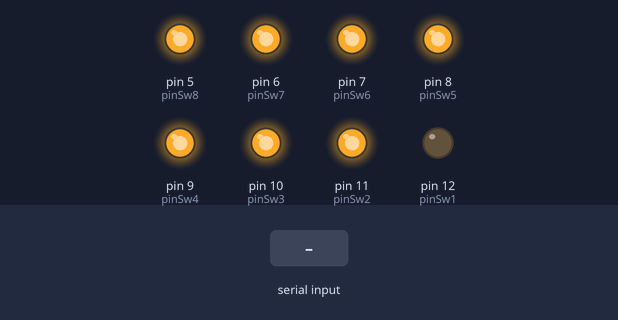
A sketch run on a simulated Arduino Uno, built with avr-gcc and run on an emulated ATmega328P. On the bench: output pins drawn as LEDs (lit = HIGH). The test bench sets the inputs (shaded band).

Above: at 1.2 s.
1.3 s: "2" received over Serial
At 2.5 s:
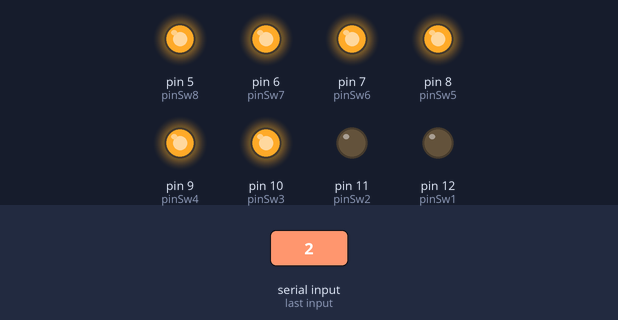
2.8 s: byte 97 ('a') received over Serial
At 3.7 s:
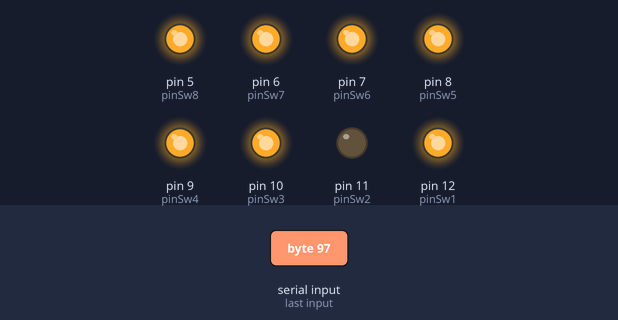
4.3 s: byte 98 ('b') received over Serial
At 4.8 s:
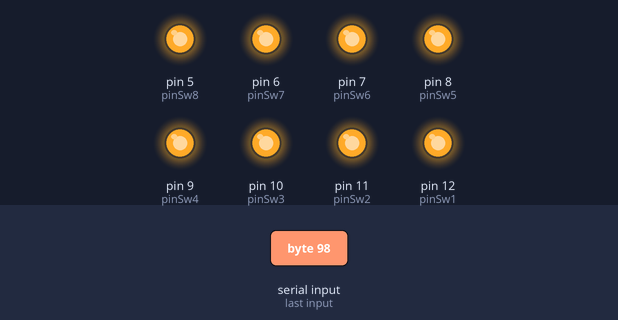
5.8 s: byte 51 ('3') received over Serial
At 7.0 s:
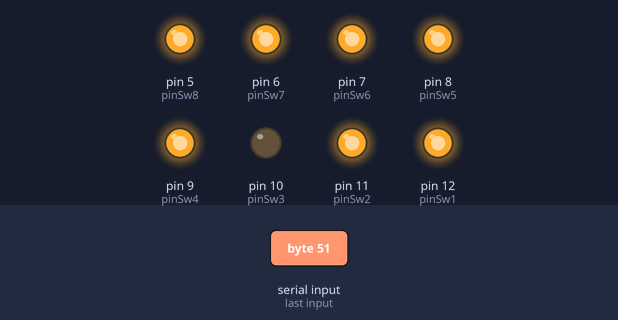
7.3 s: byte 52 ('4') received over Serial
At 8.3 s:
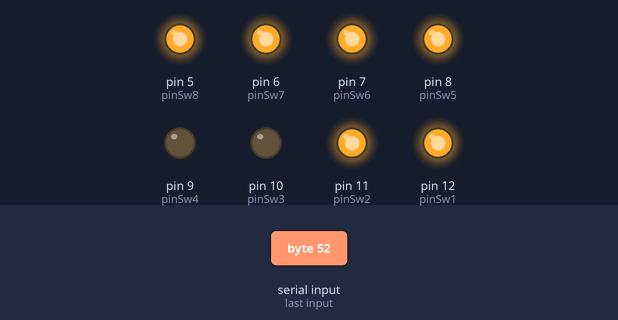
8.8 s: byte 99 ('c') received over Serial
At 9.4 s:
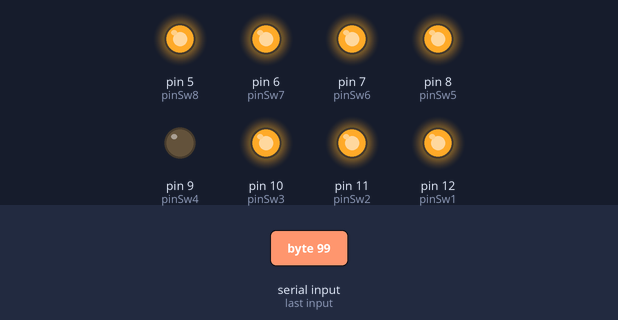
Timing chart, 0 to 11.3 s (numbered marks = the images above; inputs shaded):
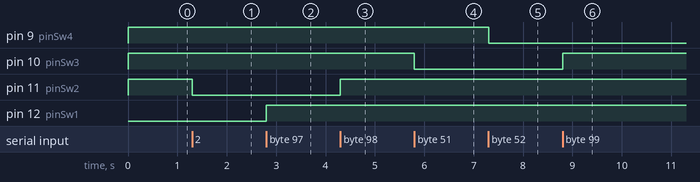

Measured:
- after the input at 1.3 s, pin 11 (pinSw2): HIGH → LOW at once
- after the input at 2.8 s, pin 12 (pinSw1): LOW → HIGH at once
- after the input at 4.3 s, pin 11 (pinSw2): LOW → HIGH at once
- after the input at 5.8 s, pin 10 (pinSw3): HIGH → LOW at once
- after the input at 7.3 s, pin 9 (pinSw4): HIGH → LOW at once
- after the input at 8.8 s, pin 10 (pinSw3): LOW → HIGH at once

The sketch:

TestEEPROM.ino
```cpp
#include<EEPROM.h>
#include<RCSwitch.h>

// 这个针角对应的是终断0,1,arduion uno只有两个中断0,1对应pin,2,3
#define pinRec315 0
int led = 1;

//int pinPower = 3;
//int pinReset = 4;

int pinSw1 = 12;
int pinSw2 = 11;
int pinSw3 = 10;
int pinSw4 = 9;
int pinSw5 = 8;
int pinSw6 = 7;
int pinSw7 = 6;
int pinSw8 = 5;

int tagHdd1 = 0;
int tagHdd2 = 0;

int powerHdd1 = 0;
int powerHdd2 = 0;
// 433接受遥控对象
RCSwitch switch315Rec = RCSwitch();
//表示EEPROM的当前地址，也就是即将要写入的地址
int addr = 1;

void setup() {
   Serial.begin(9600);

  pinMode(pinSw1, OUTPUT);
  pinMode(pinSw2, OUTPUT);
  pinMode(pinSw3, OUTPUT);
  pinMode(pinSw4, OUTPUT);
  pinMode(pinSw5, OUTPUT);
  pinMode(pinSw6, OUTPUT);
  pinMode(pinSw7, OUTPUT);
  pinMode(pinSw8, OUTPUT);

  digitalWrite(pinSw1, HIGH);
  digitalWrite(pinSw2, HIGH);
  digitalWrite(pinSw3, HIGH);
  digitalWrite(pinSw4, HIGH);
  digitalWrite(pinSw5, HIGH);
  digitalWrite(pinSw6, HIGH);
  digitalWrite(pinSw7, HIGH);
  digitalWrite(pinSw8, HIGH);

 // 这个针角对应的是终断0,1,arduion uno只有两个中断0,1对应pin,2,3
 switch315Rec.enableReceive(pinRec315);
 powerHdd1 = EEPROM.read(1);
 //Serial.println(powerHdd1);
 powerHdd2 = EEPROM.read(2);
 //Serial.println(powerHdd2);
 if(1 == powerHdd1){
   //Serial.println(1);
   digitalWrite(pinSw1, HIGH);
   digitalWrite(pinSw2, LOW);
  }
  else{
   //Serial.println(2);
   digitalWrite(pinSw1, LOW);
   digitalWrite(pinSw2, HIGH);
  }
}
void loop()
{
    long rec315 = 0;
    if(switch315Rec.available()){
      rec315 = switch315Rec.getReceivedValue();
      if(rec315 != 0){
           switch315Rec.resetAvailable();
        }

    }

                    if(5588739 == rec315){
                       if( 0 == tagHdd1){
                          digitalWrite(pinSw1, HIGH);
                          // 使用硬盘1启动
                          if(1 != powerHdd1){
                            EEPROM.write(1,1);
                            }
                          // 如果硬盘2状态为不为0那么写入状态为0
                          if(0 != powerHdd2){
                            EEPROM.write(2,0);
                          }
                        }
                        else if(1 == tagHdd1){
                          digitalWrite(pinSw1,LOW);
                          }
                      if(0 == tagHdd1){
                        tagHdd1 = 1;
                        } else {
                          tagHdd1 = 0;
                          }
                    }
                    if(5588748 == rec315){
                       if( 0 == tagHdd2){
                          digitalWrite(pinSw2, HIGH);
                           // 使用硬盘2启动
                          if(1 != powerHdd2){
                            EEPROM.write(2,1);
                          }
                          // 如果硬盘1状态为不为关闭那么写入状态为0
                          if(0 != powerHdd1){
                            //EEPROM.wrtie(地址，值）
                            EEPROM.write(1,0);
                          }
                        }
                        else if(1 == tagHdd2){
                          digitalWrite(pinSw2,LOW);
                          if(1 != powerHdd1){
                            EEPROM.write(2,0);
                          }
                          }
                      if(0 == tagHdd2){
                        tagHdd2 = 1;
                        } else {
                          tagHdd2 = 0;
                          }
                    }

  char msg = Serial.read();
                  if('1' == msg ){
                    digitalWrite(pinSw1, LOW);
                    } else if('a' == msg){
                      digitalWrite(pinSw1,HIGH);
                      }
              if('2' == msg ){
                    digitalWrite(pinSw2, LOW);
                    } else if('b' == msg){
                      digitalWrite(pinSw2,HIGH);
                      }
                 if('3' == msg){
                    digitalWrite(pinSw3, LOW);
                    } else if('c' == msg){
                      digitalWrite(pinSw3,HIGH);
                      }
                 if('4' == msg){
                    digitalWrite(pinSw4, LOW);
                    } else if('d' == msg){
                      digitalWrite(pinSw4,HIGH);
                      }
                 if('5' == msg){
                    digitalWrite(pinSw5, LOW);
                    } else if('e' == msg){
                      digitalWrite(pinSw5,HIGH);
                      }
                 if('6' == msg){
                    digitalWrite(pinSw6, LOW);
                    } else if('f' == msg){
                      digitalWrite(pinSw6,HIGH);
                      }
                 if('7' == msg || 5588928 == rec315){
                    digitalWrite(pinSw7, LOW);
                    delay(500);
                    } else if('g' == msg || 0 == rec315){
                      digitalWrite(pinSw7,HIGH);
                      }
                 if('8' == msg || 5588784 == rec315){
                    digitalWrite(pinSw8, LOW);
                    delay(500);
                    } else if('h' == msg || 0 == rec315){
                      digitalWrite(pinSw8,HIGH);
                      }
}
```
